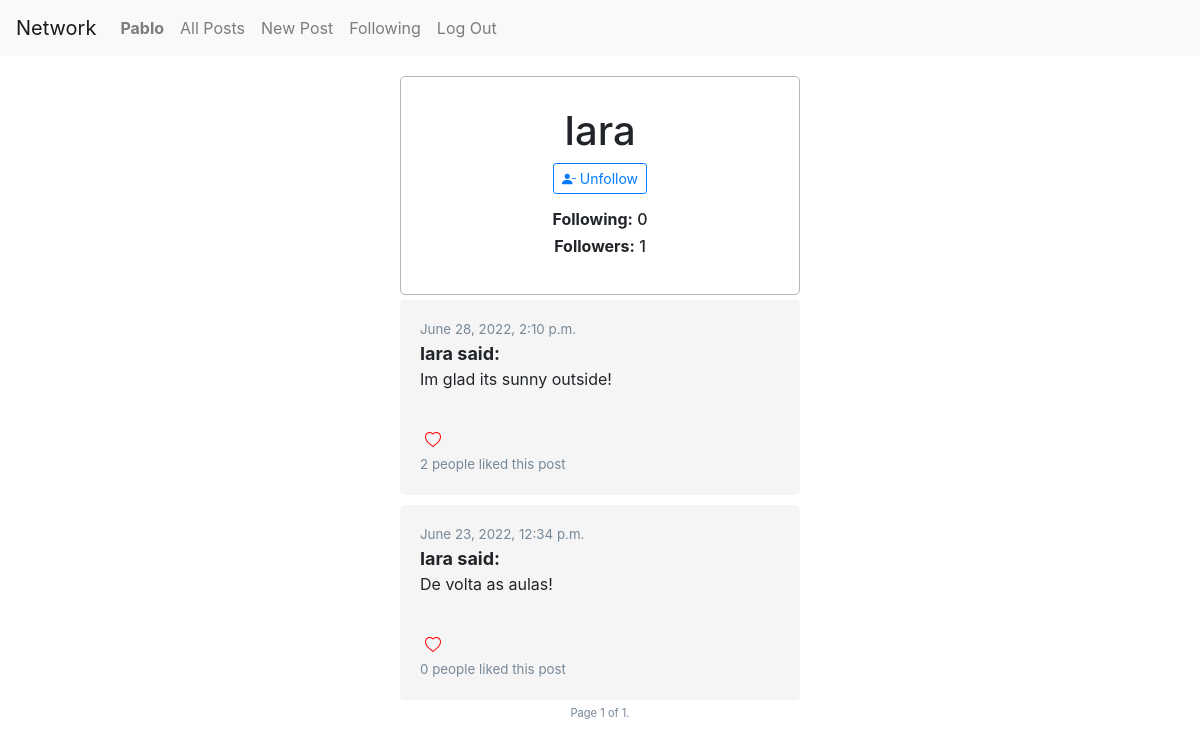
The app's page /profile/6 (signed in) with its own data.
### network/models.py (models this page shows, shortened)
class User(AbstractUser):
    following = models.ManyToManyField('User', related_name='following_list', default=None, blank=True)
    followers = models.ManyToManyField('User', related_name='followers_list', default=None, blank=True)
    def __str__(self):
        return self.username

class Post(models.Model):
    user = models.ForeignKey('User', on_delete=models.CASCADE)
    body = models.CharField(max_length=280)
    timestamp = models.DateTimeField(auto_now_add=True)
    likes = models.ManyToManyField(User, related_name='like', default=None, blank=True)
    likes_num = models.IntegerField(default=0)

### network/views.py (the view)
# urls.py: path("profile/<int:id>", views.profile_view, name="profile"),
@csrf_exempt
def profile_view(request, id):
    user_profile = User.objects.get(pk=id)
    all_posts = Post.objects.filter(user_id = id).order_by('-timestamp')
    paginator = Paginator(all_posts, 10)
    page_number = request.GET.get('page')
    page_obj = paginator.get_page(page_number)
    followers_count = User.objects.filter(following__id = id).count()
    following_count = user_profile.following.count()
    is_following = request.user.following.filter(id=user_profile.id).exists()
    context = {
        'user_profile': user_profile,
        'is_following': is_following,
        'following_count': following_count,
        'followers_count': followers_count,
        'page_obj': page_obj,
    }
    return render(request, "network/profile.html", context)

### network/templates/network/profile.html (shortened to what this page needs)
{% extends "network/layout.html" %}
{% block body %}
    <div class="profile-container">
            <h1>
                {{user_profile.username|title}}
            </h1>
            {% if user != user_profile  %}
                <p>
                {% if is_following  %}
                    <button type="button" id="follow-btn" class="btn btn-outline-primary btn-sm" name="{{user_profile.id}}">
                        <i class="bi bi-person-dash-fill"></i> Unfollow
                    </button>
                {% else %}
                    <button type="button" id="follow-btn" class="btn btn-outline-primary btn-sm" name="{{user_profile.id}}">
                        <i class="bi bi-person-plus-fill"></i> Follow
                    </button>
                {% endif %}
                </p>
            {% endif %}
                <h6>
                <strong>Following:</strong> {{following_count}}
            </h6>
            <h6>
                <strong>Followers:</strong> <span id="followers_count">{{followers_count}}</span>
            </h6>
    </div>
{% include 'network/posts.html' %}
{% endblock %}

### network/templates/network/layout.html (shortened to what this page needs)
{% load static %}
<!DOCTYPE html>
<html lang="en">
    <head>
        <link rel="stylesheet" href="https://cdn.jsdelivr.net/npm/bootstrap-icons@1.8.3/font/bootstrap-icons.css">
        <link rel="stylesheet" href="https://stackpath.bootstrapcdn.com/bootstrap/4.4.1/css/bootstrap.min.css">
        <link href="{% static 'network/styles.css' %}" rel="stylesheet">
    </head>
    <body>
        <nav class="navbar navbar-expand-lg navbar-light bg-light">
            <a class="navbar-brand" href="#">Network</a>
            <div>
              <ul class="navbar-nav mr-auto">
                {% if user.is_authenticated %}
                    <li class="nav-item">
                        <a class="nav-link" href="{% url 'profile' user.id %}"><strong>{{ user.username | title }}</strong></a>
                    </li>
                {% endif %}
                <li class="nav-item">
                  <a class="nav-link" href="{% url 'index' %}">All Posts</a>
                </li>
                {% if user.is_authenticated %}
                    <li class="nav-item">
                        <a class="nav-link" href="{% url 'new' %}">New Post</a>
                    </li>
                    <li class="nav-item">
                        <a class="nav-link" href="{% url 'following' %}">Following</a>
                    </li>
                    <li class="nav-item">
                        <a class="nav-link" href="{% url 'logout' %}">Log Out</a>
                    </li>
                {% endif %}
              </ul>
            </div>
          </nav>
        <div class="body">
            <div class="post-container">
            {% block body %}
            {% endblock %}
            </div>
        </div>
    </body>
</html>

### network/templates/network/posts.html (shortened to what this page needs)
    {% for post in page_obj %}
    <div class="single-post">
        <div>
            <div style="display:flex">
                <div class="post-time">
                    {{post.timestamp}}
                </div>
            </div>
        </div>
        <div class="post-title"><a href="{% url 'profile' post.user.id %}">
            {{post.user|title}} said:
        </a></div>
        <div class="post-body" id="post-body-{{post.id}}">
            {{post.body}}
        </div>
        <div>
            {% if request.user.is_authenticated %}
                {% if user in post.likes.all %}
                <button type="submit" id="like-btn-{{post.id}}" class="btn btn-link border-0 btn-outline-light like-btn" style="padding:5px;" name="{{post.id}}">
                    <svg xmlns="http://www.w3.org/2000/svg" width="16" height="16" fill="red" class="bi bi-heart-fill" viewBox="0 0 16 16">
                        <path fill-rule="evenodd" d="M8 1.314C12.438-3.248 23.534 4.735 8 15-7.534 4.736 3.562-3.248 8 1.314z"/>
                    </svg>
                </button>
                {% else %}
                <button type="submit" id="like-btn-{{post.id}}" class="btn btn-link border-0 btn-outline-light like-btn" style="padding:5px;" name="{{post.id}}">
                </button>
                {% endif %}
            {% endif %}
            <div class="post-time">
               <span id="num-likes-{{post.id}}">{{post.likes_num}}</span>
               people liked this post
            </div>
        </div>
    </div>
    {% endfor %}
    <div class="pagination">
            <div class="pagination-current">
                    Page {{ page_obj.number }} of {{ page_obj.paginator.num_pages }}.
            </div>
    </div>

### network/static/network/styles.css (style rules this page uses)
a { color: inherit; text-decoration: inherit; }
.body { width: 100%; display: flex; flex-direction: column; justify-self: center; align-items: center; }
.post-container { margin-top: 20px; width: 400px; display: flex; flex-direction: column; justify-self: center; align-items: center; margin-bottom: 50px; border: 0px solid rgba(255, 0, 0, 0.123); }
.profile-container { width: 100%; padding: 30px; display: flex; flex-direction: column; align-items: center; border-radius: 5px; border: 1px solid rgb(182, 182, 182); }
.single-post { width: 100%; background-color: rgb(245, 245, 245); border-radius: 5px; padding: 20px; margin: 5px; }
.post-title { font-size: large; font-weight: bolder; }
.post-body { font-size: medium; margin-bottom: 30px; }
.post-time { font-size: smaller; color: lightslategray; }
.pagination { display: flex; width: 400px; justify-content: center; color: lightslategray; font-size: smaller; }
.pagination-current { justify-self: center; position: absolute; color: lightslategray; font-size: smaller; }

### records on screen
User: username "Pablo"
User: username "Iara"
Post: timestamp "June 28, 2022, 2:10 p.m.", user "Iara", body "Im glad its sunny outside!", likes_num "2"
Post: timestamp "June 23, 2022, 12:34 p.m.", user "Iara", body "De volta as aulas!", likes_num "0"

### other values on screen
{{ following_count }} "0"
{{ followers_count }} "1"
{{ page_obj.number }} "1"
{{ page_obj.paginator.num_pages }} "1"
